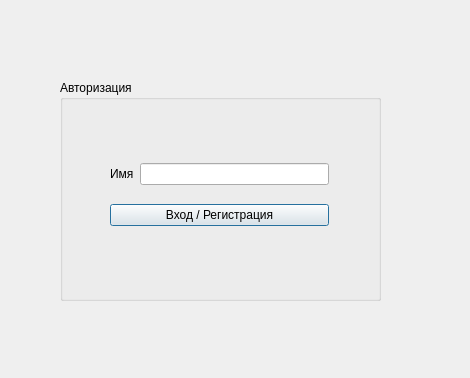
<?xml version="1.0" encoding="UTF-8"?>
<ui version="4.0">
 <class>Login</class>
 <widget class="QDialog" name="Login">
  <property name="geometry">
   <rect>
    <x>0</x>
    <y>0</y>
    <width>470</width>
    <height>378</height>
   </rect>
  </property>
  <property name="windowTitle">
   <string>Dialog</string>
  </property>
  <widget class="QGroupBox" name="groupBox">
   <property name="geometry">
    <rect>
     <x>60</x>
     <y>80</y>
     <width>321</width>
     <height>221</height>
    </rect>
   </property>
   <property name="title">
    <string>Авторизация</string>
   </property>
   <widget class="QWidget" name="layoutWidget">
    <property name="geometry">
     <rect>
      <x>50</x>
      <y>70</y>
      <width>219</width>
      <height>91</height>
     </rect>
    </property>
    <layout class="QVBoxLayout" name="verticalLayout_2">
     <item>
      <layout class="QHBoxLayout" name="horizontalLayout">
       <item>
        <widget class="QLabel" name="label">
         <property name="text">
          <string>Имя</string>
         </property>
        </widget>
       </item>
       <item>
        <widget class="QLineEdit" name="lineEdit"/>
       </item>
      </layout>
     </item>
     <item>
      <widget class="QPushButton" name="buttonLogin">
       <property name="text">
        <string>Вход / Регистрация</string>
       </property>
      </widget>
     </item>
    </layout>
   </widget>
  </widget>
 </widget>
 <resources/>
 <connections/>
</ui>
